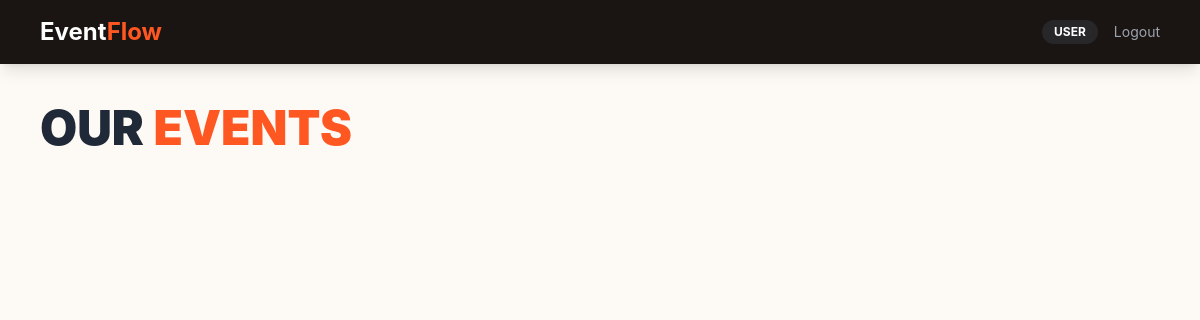
Before: / with the older database file.
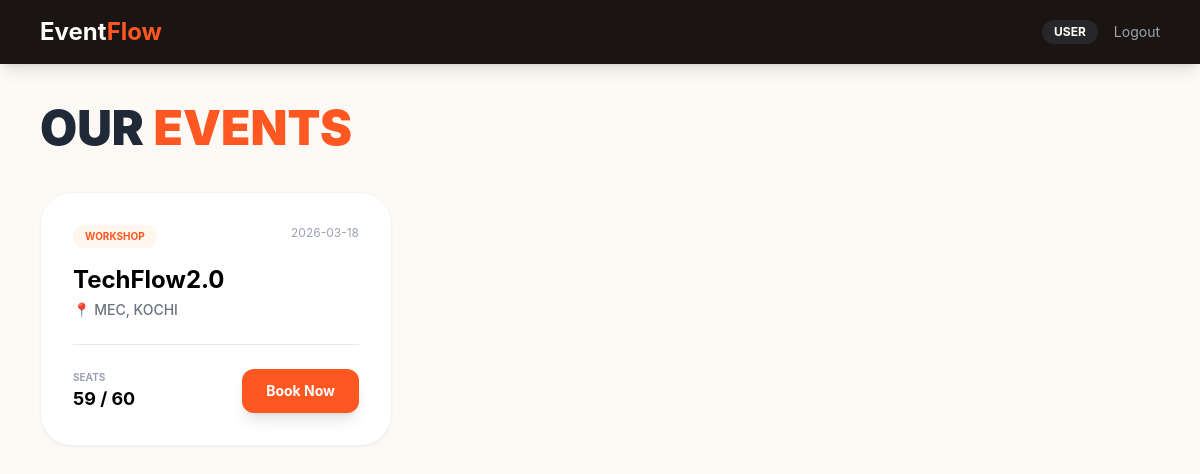
After: the same page with the newer database file.
### tables this page shows
CREATE TABLE events (
        id INTEGER PRIMARY KEY AUTOINCREMENT,
        title TEXT NOT NULL, type TEXT, description TEXT, venue TEXT,
        date TEXT, time TEXT, total_seats INTEGER, available_seats INTEGER,
        stay_available INTEGER, topics TEXT,
        guests TEXT, speakers TEXT, price REAL, created_at TEXT DEFAULT CURRENT_TIMESTAMP);

### main.py (the view)
@app.get("/", response_class=HTMLResponse)
async def index(request: Request, role: str = "user"):
    conn = get_db()
    events = conn.execute("SELECT * FROM events ORDER BY created_at DESC").fetchall()
    bookings = []
    if role == 'admin':
        bookings = conn.execute("SELECT b.*, e.title as event_title FROM bookings b JOIN events e ON b.event_id = e.id").fetchall()
    conn.close()
    return templates.TemplateResponse("index.html", {"request": request, "role": role, "events": events, "bookings": bookings})

### templates/index.html (shortened to what this page needs)
<!DOCTYPE html>
<html lang="en">
<head>
    <script src="https://cdn.tailwindcss.com"></script>
</head>
<body>
    <header class="bg-[#1a1512] p-4 flex justify-between items-center px-10 text-white shadow-lg">
        <h1 class="text-2xl font-bold">Event<span class="text-[#ff5722]">Flow</span></h1>
        <div class="flex items-center space-x-4">
            <span class="bg-zinc-800 px-3 py-1 rounded-full text-xs font-bold uppercase">{{ role }}</span>
            <a href="/login" class="text-gray-400 text-sm">Logout</a>
        </div>
    </header>
    <main class="p-10 max-w-7xl mx-auto">
        <div class="flex justify-between items-center mb-10">
            <h2 class="text-5xl font-black text-gray-800 uppercase">{% if role == 'admin' %}Manage{% else %}Our{% endif %} <span class="text-[#ff5722]">Events</span></h2>
        </div>
        <div class="grid grid-cols-1 md:grid-cols-2 lg:grid-cols-3 gap-8">
            {% for event in events %}
            <div class="bg-white p-8 rounded-[32px] shadow-sm border border-gray-100">
                <div class="flex justify-between mb-4">
                    <span class="text-[10px] font-bold uppercase bg-orange-50 text-[#ff5722] px-3 py-1 rounded-full">{{ event.type }}</span>
                    <p class="text-gray-400 text-xs">{{ event.date }}</p>
                </div>
                <h3 class="text-2xl font-bold mb-1">{{ event.title }}</h3>
                <p class="text-gray-500 text-sm mb-6 font-medium">📍 {{ event.venue }}</p>
                <div class="flex justify-between items-center border-t pt-6">
                    <div><p class="text-[10px] text-gray-400 font-bold uppercase">Seats</p><p class="font-bold text-lg">{{ event.available_seats }} / {{ event.total_seats }}</p></div>
                    {% if role == 'user' %}
                    <button onclick="openBookingPopup('{{ event.id }}', '{{ event.title }}', '{{ event.type }}', '{{ event.description }}', '{{ event.venue }}', '{{ event.date }}', '{{ event.time }}', '{{ event.speakers }}', '{{ event.price }}')" class="bg-[#ff5722] text-white px-6 py-3 rounded-xl font-bold text-sm shadow-lg">Book Now</button>
                    {% endif %}
                </div>
            </div>
            {% endfor %}
        </div>
    </main>
</body>
</html>

### templates/index.html (style rules this page uses)
body { background-color: #fdfaf5; font-family: 'Inter', sans-serif; }

Changed rows visible on the page:
added events: type "WORKSHOP", date "2026-03-18", title "TechFlow2.0", venue "MEC, KOCHI", available_seats "59", total_seats "60"
